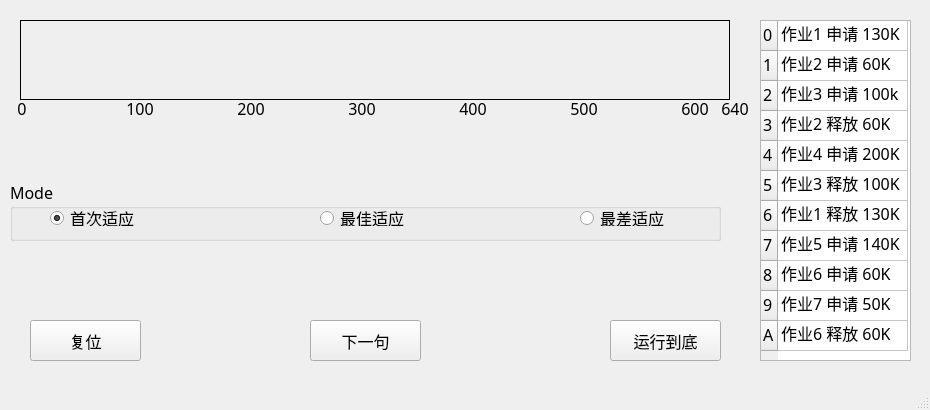
<?xml version="1.0" encoding="UTF-8"?>
<ui version="4.0">
 <class>MainWindow</class>
 <widget class="QMainWindow" name="MainWindow">
  <property name="geometry">
   <rect>
    <x>0</x>
    <y>0</y>
    <width>930</width>
    <height>410</height>
   </rect>
  </property>
  <property name="minimumSize">
   <size>
    <width>930</width>
    <height>410</height>
   </size>
  </property>
  <property name="maximumSize">
   <size>
    <width>930</width>
    <height>411</height>
   </size>
  </property>
  <property name="font">
   <font>
    <family>思源黑体</family>
    <pointsize>12</pointsize>
   </font>
  </property>
  <property name="windowTitle">
   <string>RAM Simulator</string>
  </property>
  <widget class="QWidget" name="centralWidget">
   <widget class="QTableWidget" name="tableWidget">
    <property name="geometry">
     <rect>
      <x>760</x>
      <y>20</y>
      <width>151</width>
      <height>341</height>
     </rect>
    </property>
    <property name="sizePolicy">
     <sizepolicy hsizetype="Expanding" vsizetype="Expanding">
      <horstretch>0</horstretch>
      <verstretch>0</verstretch>
     </sizepolicy>
    </property>
    <property name="font">
     <font>
      <family>思源黑体</family>
      <pointsize>12</pointsize>
     </font>
    </property>
    <property name="lineWidth">
     <number>1</number>
    </property>
    <property name="verticalScrollBarPolicy">
     <enum>Qt::ScrollBarAlwaysOff</enum>
    </property>
    <property name="horizontalScrollBarPolicy">
     <enum>Qt::ScrollBarAlwaysOff</enum>
    </property>
    <property name="editTriggers">
     <set>QAbstractItemView::NoEditTriggers</set>
    </property>
    <attribute name="horizontalHeaderVisible">
     <bool>false</bool>
    </attribute>
    <attribute name="horizontalHeaderCascadingSectionResizes">
     <bool>false</bool>
    </attribute>
    <attribute name="horizontalHeaderDefaultSectionSize">
     <number>130</number>
    </attribute>
    <attribute name="verticalHeaderVisible">
     <bool>true</bool>
    </attribute>
    <attribute name="verticalHeaderCascadingSectionResizes">
     <bool>false</bool>
    </attribute>
    <row>
     <property name="text">
      <string>0</string>
     </property>
     <property name="textAlignment">
      <set>AlignLeading|AlignTop</set>
     </property>
    </row>
    <row>
     <property name="text">
      <string>1</string>
     </property>
     <property name="textAlignment">
      <set>AlignLeading|AlignTop</set>
     </property>
    </row>
    <row>
     <property name="text">
      <string>2</string>
     </property>
     <property name="textAlignment">
      <set>AlignLeading|AlignTop</set>
     </property>
    </row>
    <row>
     <property name="text">
      <string>3</string>
     </property>
     <property name="textAlignment">
      <set>AlignLeading|AlignTop</set>
     </property>
    </row>
    <row>
     <property name="text">
      <string>4</string>
     </property>
     <property name="textAlignment">
      <set>AlignLeading|AlignTop</set>
     </property>
    </row>
    <row>
     <property name="text">
      <string>5</string>
     </property>
     <property name="textAlignment">
      <set>AlignLeading|AlignTop</set>
     </property>
    </row>
    <row>
     <property name="text">
      <string>6</string>
     </property>
     <property name="textAlignment">
      <set>AlignLeading|AlignTop</set>
     </property>
    </row>
    <row>
     <property name="text">
      <string>7</string>
     </property>
     <property name="textAlignment">
      <set>AlignLeading|AlignTop</set>
     </property>
    </row>
    <row>
     <property name="text">
      <string>8</string>
     </property>
     <property name="textAlignment">
      <set>AlignLeading|AlignTop</set>
     </property>
    </row>
    <row>
     <property name="text">
      <string>9</string>
     </property>
     <property name="textAlignment">
      <set>AlignLeading|AlignTop</set>
     </property>
    </row>
    <row>
     <property name="text">
      <string>A</string>
     </property>
     <property name="textAlignment">
      <set>AlignLeading|AlignTop</set>
     </property>
    </row>
    <column>
     <property name="text">
      <string>操作</string>
     </property>
    </column>
    <item row="0" column="0">
     <property name="text">
      <string>作业1 申请 130K</string>
     </property>
     <property name="textAlignment">
      <set>AlignLeading|AlignTop</set>
     </property>
     <property name="background">
      <brush brushstyle="NoBrush">
       <color alpha="0">
        <red>0</red>
        <green>190</green>
        <blue>190</blue>
       </color>
      </brush>
     </property>
    </item>
    <item row="1" column="0">
     <property name="text">
      <string>作业2 申请 60K</string>
     </property>
     <property name="textAlignment">
      <set>AlignLeading|AlignTop</set>
     </property>
    </item>
    <item row="2" column="0">
     <property name="text">
      <string>作业3 申请 100k</string>
     </property>
     <property name="textAlignment">
      <set>AlignLeading|AlignTop</set>
     </property>
    </item>
    <item row="3" column="0">
     <property name="text">
      <string>作业2 释放 60K</string>
     </property>
     <property name="textAlignment">
      <set>AlignLeading|AlignTop</set>
     </property>
    </item>
    <item row="4" column="0">
     <property name="text">
      <string>作业4 申请 200K</string>
     </property>
     <property name="textAlignment">
      <set>AlignLeading|AlignTop</set>
     </property>
    </item>
    <item row="5" column="0">
     <property name="text">
      <string>作业3 释放 100K</string>
     </property>
     <property name="textAlignment">
      <set>AlignLeading|AlignTop</set>
     </property>
    </item>
    <item row="6" column="0">
     <property name="text">
      <string>作业1 释放 130K</string>
     </property>
     <property name="textAlignment">
      <set>AlignLeading|AlignTop</set>
     </property>
    </item>
    <item row="7" column="0">
     <property name="text">
      <string>作业5 申请 140K</string>
     </property>
     <property name="textAlignment">
      <set>AlignLeading|AlignTop</set>
     </property>
    </item>
    <item row="8" column="0">
     <property name="text">
      <string>作业6 申请 60K</string>
     </property>
     <property name="textAlignment">
      <set>AlignLeading|AlignTop</set>
     </property>
    </item>
    <item row="9" column="0">
     <property name="text">
      <string>作业7 申请 50K</string>
     </property>
     <property name="textAlignment">
      <set>AlignLeading|AlignTop</set>
     </property>
    </item>
    <item row="10" column="0">
     <property name="text">
      <string>作业6 释放 60K</string>
     </property>
     <property name="textAlignment">
      <set>AlignLeading|AlignTop</set>
     </property>
    </item>
   </widget>
   <widget class="QGroupBox" name="groupBox">
    <property name="geometry">
     <rect>
      <x>10</x>
      <y>180</y>
      <width>711</width>
      <height>61</height>
     </rect>
    </property>
    <property name="title">
     <string>Mode</string>
    </property>
    <widget class="QRadioButton" name="radioButton_first">
     <property name="geometry">
      <rect>
       <x>40</x>
       <y>30</y>
       <width>89</width>
       <height>16</height>
      </rect>
     </property>
     <property name="text">
      <string>首次适应</string>
     </property>
     <property name="checked">
      <bool>true</bool>
     </property>
    </widget>
    <widget class="QRadioButton" name="radioButton_best">
     <property name="geometry">
      <rect>
       <x>310</x>
       <y>30</y>
       <width>89</width>
       <height>16</height>
      </rect>
     </property>
     <property name="text">
      <string>最佳适应</string>
     </property>
    </widget>
    <widget class="QRadioButton" name="radioButton_worst">
     <property name="geometry">
      <rect>
       <x>570</x>
       <y>30</y>
       <width>89</width>
       <height>16</height>
      </rect>
     </property>
     <property name="text">
      <string>最差适应</string>
     </property>
    </widget>
   </widget>
   <widget class="QPushButton" name="pushButton_reset">
    <property name="geometry">
     <rect>
      <x>30</x>
      <y>320</y>
      <width>111</width>
      <height>41</height>
     </rect>
    </property>
    <property name="text">
     <string>复位</string>
    </property>
   </widget>
   <widget class="QPushButton" name="pushButton_next">
    <property name="geometry">
     <rect>
      <x>310</x>
      <y>320</y>
      <width>111</width>
      <height>41</height>
     </rect>
    </property>
    <property name="text">
     <string>下一句</string>
    </property>
   </widget>
   <widget class="QLabel" name="label_graph">
    <property name="enabled">
     <bool>true</bool>
    </property>
    <property name="geometry">
     <rect>
      <x>20</x>
      <y>20</y>
      <width>710</width>
      <height>80</height>
     </rect>
    </property>
    <property name="frameShape">
     <enum>QFrame::Box</enum>
    </property>
    <property name="frameShadow">
     <enum>QFrame::Plain</enum>
    </property>
    <property name="lineWidth">
     <number>1</number>
    </property>
    <property name="midLineWidth">
     <number>0</number>
    </property>
    <property name="text">
     <string/>
    </property>
   </widget>
   <widget class="QPushButton" name="pushButton_end">
    <property name="geometry">
     <rect>
      <x>610</x>
      <y>320</y>
      <width>111</width>
      <height>41</height>
     </rect>
    </property>
    <property name="text">
     <string>运行到底</string>
    </property>
   </widget>
   <widget class="QLabel" name="label">
    <property name="geometry">
     <rect>
      <x>14</x>
      <y>100</y>
      <width>16</width>
      <height>16</height>
     </rect>
    </property>
    <property name="text">
     <string>0</string>
    </property>
    <property name="alignment">
     <set>Qt::AlignCenter</set>
    </property>
   </widget>
   <widget class="QLabel" name="label_2">
    <property name="geometry">
     <rect>
      <x>720</x>
      <y>100</y>
      <width>30</width>
      <height>16</height>
     </rect>
    </property>
    <property name="text">
     <string>640</string>
    </property>
    <property name="alignment">
     <set>Qt::AlignCenter</set>
    </property>
   </widget>
   <widget class="QLabel" name="label_3">
    <property name="geometry">
     <rect>
      <x>347</x>
      <y>100</y>
      <width>30</width>
      <height>16</height>
     </rect>
    </property>
    <property name="text">
     <string>300</string>
    </property>
    <property name="alignment">
     <set>Qt::AlignCenter</set>
    </property>
   </widget>
   <widget class="QLabel" name="label_4">
    <property name="geometry">
     <rect>
      <x>125</x>
      <y>100</y>
      <width>30</width>
      <height>16</height>
     </rect>
    </property>
    <property name="text">
     <string>100</string>
    </property>
    <property name="alignment">
     <set>Qt::AlignCenter</set>
    </property>
   </widget>
   <widget class="QLabel" name="label_5">
    <property name="geometry">
     <rect>
      <x>236</x>
      <y>100</y>
      <width>30</width>
      <height>16</height>
     </rect>
    </property>
    <property name="text">
     <string>200</string>
    </property>
    <property name="alignment">
     <set>Qt::AlignCenter</set>
    </property>
   </widget>
   <widget class="QLabel" name="label_6">
    <property name="geometry">
     <rect>
      <x>458</x>
      <y>100</y>
      <width>30</width>
      <height>16</height>
     </rect>
    </property>
    <property name="text">
     <string>400</string>
    </property>
    <property name="alignment">
     <set>Qt::AlignCenter</set>
    </property>
   </widget>
   <widget class="QLabel" name="label_7">
    <property name="geometry">
     <rect>
      <x>569</x>
      <y>100</y>
      <width>30</width>
      <height>16</height>
     </rect>
    </property>
    <property name="text">
     <string>500</string>
    </property>
    <property name="alignment">
     <set>Qt::AlignCenter</set>
    </property>
   </widget>
   <widget class="QLabel" name="label_8">
    <property name="geometry">
     <rect>
      <x>680</x>
      <y>100</y>
      <width>30</width>
      <height>16</height>
     </rect>
    </property>
    <property name="text">
     <string>600</string>
    </property>
    <property name="alignment">
     <set>Qt::AlignCenter</set>
    </property>
   </widget>
  </widget>
  <widget class="QStatusBar" name="statusBar"/>
 </widget>
 <layoutdefault spacing="6" margin="11"/>
 <resources/>
 <connections/>
</ui>
